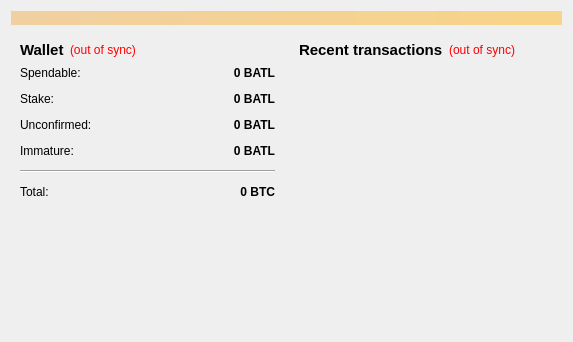
<?xml version="1.0" encoding="UTF-8"?>
<ui version="4.0">
 <class>OverviewPage</class>
 <widget class="QWidget" name="OverviewPage">
  <property name="geometry">
   <rect>
    <x>0</x>
    <y>0</y>
    <width>573</width>
    <height>342</height>
   </rect>
  </property>
  <property name="windowTitle">
   <string>Form</string>
  </property>
  <layout class="QVBoxLayout" name="topLayout">
   <item>
    <widget class="QLabel" name="labelAlerts">
     <property name="visible">
      <bool>false</bool>
     </property>
     <property name="styleSheet">
      <string notr="true">background-color: qlineargradient(x1: 0, y1: 0, x2: 1, y2: 0, stop:0 #F0D0A0, stop:1 #F8D488);  color:#000000
</string>
     </property>
     <property name="wordWrap">
      <bool>true</bool>
     </property>
     <property name="margin">
      <number>3</number>
     </property>
    </widget>
   </item>
   <item>
    <layout class="QHBoxLayout" name="horizontalLayout" stretch="1,1">
     <item>
      <layout class="QVBoxLayout" name="verticalLayout_2">
       <item>
        <widget class="QWidget" name="widget" native="true">
         <layout class="QVBoxLayout" name="verticalLayout_4">
          <item>
           <layout class="QHBoxLayout" name="horizontalLayout_4">
            <item>
             <widget class="QLabel" name="label_5">
              <property name="font">
               <font>
                <pointsize>11</pointsize>
                <weight>75</weight>
                <bold>true</bold>
               </font>
              </property>
              <property name="text">
               <string>Wallet</string>
              </property>
             </widget>
            </item>
            <item>
             <widget class="QLabel" name="labelWalletStatus">
              <property name="toolTip">
               <string>The displayed information may be out of date. Your wallet automatically synchronizes with the BattlestarCoin network after a connection is established, but this process has not completed yet.</string>
              </property>
              <property name="styleSheet">
               <string notr="true">QLabel { color: red; }</string>
              </property>
              <property name="text">
               <string notr="true">(out of sync)</string>
              </property>
              <property name="alignment">
               <set>Qt::AlignLeading|Qt::AlignLeft|Qt::AlignVCenter</set>
              </property>
             </widget>
            </item>
            <item>
             <spacer name="horizontalSpacer_2">
              <property name="orientation">
               <enum>Qt::Horizontal</enum>
              </property>
              <property name="sizeHint" stdset="0">
               <size>
                <width>40</width>
                <height>20</height>
               </size>
              </property>
             </spacer>
            </item>
           </layout>
          </item>
          <item>
           <layout class="QFormLayout" name="formLayout_2">
            <property name="fieldGrowthPolicy">
             <enum>QFormLayout::AllNonFixedFieldsGrow</enum>
            </property>
            <property name="horizontalSpacing">
             <number>12</number>
            </property>
            <property name="verticalSpacing">
             <number>12</number>
            </property>
            <item row="0" column="0">
             <widget class="QLabel" name="label">
              <property name="text">
               <string>Spendable:</string>
              </property>
             </widget>
            </item>
            <item row="0" column="1">
             <widget class="QLabel" name="labelBalance">
              <property name="font">
               <font>
                <weight>75</weight>
                <bold>true</bold>
               </font>
              </property>
              <property name="cursor">
               <cursorShape>IBeamCursor</cursorShape>
              </property>
              <property name="toolTip">
               <string>Your current spendable balance</string>
              </property>
              <property name="text">
               <string notr="true">0 BATL</string>
              </property>
              <property name="alignment">
               <set>Qt::AlignRight|Qt::AlignTrailing|Qt::AlignVCenter</set>
              </property>
              <property name="textInteractionFlags">
               <set>Qt::LinksAccessibleByMouse|Qt::TextSelectableByKeyboard|Qt::TextSelectableByMouse</set>
              </property>
             </widget>
            </item>
            <item row="1" column="0">
             <widget class="QLabel" name="label_6">
              <property name="text">
               <string>Stake:</string>
              </property>
             </widget>
            </item>
            <item row="1" column="1">
             <widget class="QLabel" name="labelStake">
              <property name="font">
               <font>
                <weight>75</weight>
                <bold>true</bold>
               </font>
              </property>
              <property name="cursor">
               <cursorShape>IBeamCursor</cursorShape>
              </property>
              <property name="toolTip">
               <string>Total of coins that was staked, and do not yet count toward the current balance</string>
              </property>
              <property name="text">
               <string notr="true">0 BATL</string>
              </property>
              <property name="alignment">
               <set>Qt::AlignRight|Qt::AlignTrailing|Qt::AlignVCenter</set>
              </property>
              <property name="textInteractionFlags">
               <set>Qt::LinksAccessibleByMouse|Qt::TextSelectableByKeyboard|Qt::TextSelectableByMouse</set>
              </property>
             </widget>
            </item>
            <item row="2" column="0">
             <widget class="QLabel" name="label_3">
              <property name="text">
               <string>Unconfirmed:</string>
              </property>
             </widget>
            </item>
            <item row="2" column="1">
             <widget class="QLabel" name="labelUnconfirmed">
              <property name="font">
               <font>
                <weight>75</weight>
                <bold>true</bold>
               </font>
              </property>
              <property name="cursor">
               <cursorShape>IBeamCursor</cursorShape>
              </property>
              <property name="toolTip">
               <string>Total of transactions that have yet to be confirmed, and do not yet count toward the current balance</string>
              </property>
              <property name="text">
               <string notr="true">0 BATL</string>
              </property>
              <property name="alignment">
               <set>Qt::AlignRight|Qt::AlignTrailing|Qt::AlignVCenter</set>
              </property>
              <property name="textInteractionFlags">
               <set>Qt::LinksAccessibleByMouse|Qt::TextSelectableByKeyboard|Qt::TextSelectableByMouse</set>
              </property>
             </widget>
            </item>
            <item row="3" column="0">
             <widget class="QLabel" name="labelImmatureText">
              <property name="text">
               <string>Immature:</string>
              </property>
             </widget>
            </item>
            <item row="3" column="1">
             <widget class="QLabel" name="labelImmature">
              <property name="font">
               <font>
                <weight>75</weight>
                <bold>true</bold>
               </font>
              </property>
              <property name="toolTip">
               <string>Mined balance that has not yet matured</string>
              </property>
              <property name="text">
               <string notr="true">0 BATL</string>
              </property>
              <property name="alignment">
               <set>Qt::AlignRight|Qt::AlignTrailing|Qt::AlignVCenter</set>
              </property>
              <property name="textInteractionFlags">
               <set>Qt::LinksAccessibleByMouse|Qt::TextSelectableByKeyboard|Qt::TextSelectableByMouse</set>
              </property>
             </widget>
            </item>
            <item row="4" column="0" colspan="2">
             <widget class="Line" name="line">
              <property name="orientation">
               <enum>Qt::Horizontal</enum>
              </property>
             </widget>
            </item>
            <item row="5" column="0">
             <widget class="QLabel" name="labelTotalText">
              <property name="text">
               <string>Total:</string>
              </property>
             </widget>
            </item>
            <item row="5" column="1">
             <widget class="QLabel" name="labelTotal">
              <property name="font">
               <font>
                <weight>75</weight>
                <bold>true</bold>
               </font>
              </property>
              <property name="cursor">
               <cursorShape>IBeamCursor</cursorShape>
              </property>
              <property name="toolTip">
               <string>Your current total balance</string>
              </property>
              <property name="text">
               <string notr="true">0 BTC</string>
              </property>
              <property name="alignment">
               <set>Qt::AlignRight|Qt::AlignTrailing|Qt::AlignVCenter</set>
              </property>
              <property name="textInteractionFlags">
               <set>Qt::LinksAccessibleByMouse|Qt::TextSelectableByKeyboard|Qt::TextSelectableByMouse</set>
              </property>
             </widget>
            </item>
           </layout>
          </item>
         </layout>
        </widget>
       </item>
       <item>
        <spacer name="verticalSpacer">
         <property name="orientation">
          <enum>Qt::Vertical</enum>
         </property>
         <property name="sizeHint" stdset="0">
          <size>
           <width>20</width>
           <height>40</height>
          </size>
         </property>
        </spacer>
       </item>
      </layout>
     </item>
     <item>
      <layout class="QVBoxLayout" name="verticalLayout_3">
       <item>
        <widget class="QWidget" name="widget_2" native="true">
         <layout class="QVBoxLayout" name="verticalLayout">
          <item>
           <layout class="QHBoxLayout" name="horizontalLayout_2">
            <item>
             <widget class="QLabel" name="label_4">
              <property name="font">
               <font>
                <pointsize>11</pointsize>
                <weight>75</weight>
                <bold>true</bold>
               </font>
              </property>
              <property name="text">
               <string>&lt;b&gt;Recent transactions&lt;/b&gt;</string>
              </property>
             </widget>
            </item>
            <item>
             <widget class="QLabel" name="labelTransactionsStatus">
              <property name="toolTip">
               <string>The displayed information may be out of date. Your wallet automatically synchronizes with the BattlestarCoin network after a connection is established, but this process has not completed yet.</string>
              </property>
              <property name="styleSheet">
               <string notr="true">QLabel { color: red; }</string>
              </property>
              <property name="text">
               <string notr="true">(out of sync)</string>
              </property>
              <property name="alignment">
               <set>Qt::AlignRight|Qt::AlignTrailing|Qt::AlignVCenter</set>
              </property>
             </widget>
            </item>
            <item>
             <spacer name="horizontalSpacer">
              <property name="orientation">
               <enum>Qt::Horizontal</enum>
              </property>
              <property name="sizeHint" stdset="0">
               <size>
                <width>40</width>
                <height>20</height>
               </size>
              </property>
             </spacer>
            </item>
           </layout>
          </item>
          <item>
           <widget class="QListView" name="listTransactions">
            <property name="styleSheet">
             <string notr="true">QListView { background: transparent; }</string>
            </property>
            <property name="frameShape">
             <enum>QFrame::NoFrame</enum>
            </property>
            <property name="verticalScrollBarPolicy">
             <enum>Qt::ScrollBarAlwaysOff</enum>
            </property>
            <property name="horizontalScrollBarPolicy">
             <enum>Qt::ScrollBarAlwaysOff</enum>
            </property>
            <property name="selectionMode">
             <enum>QAbstractItemView::NoSelection</enum>
            </property>
           </widget>
          </item>
         </layout>
        </widget>
       </item>
      </layout>
     </item>
    </layout>
   </item>
  </layout>
 </widget>
 <resources/>
 <connections/>
</ui>
